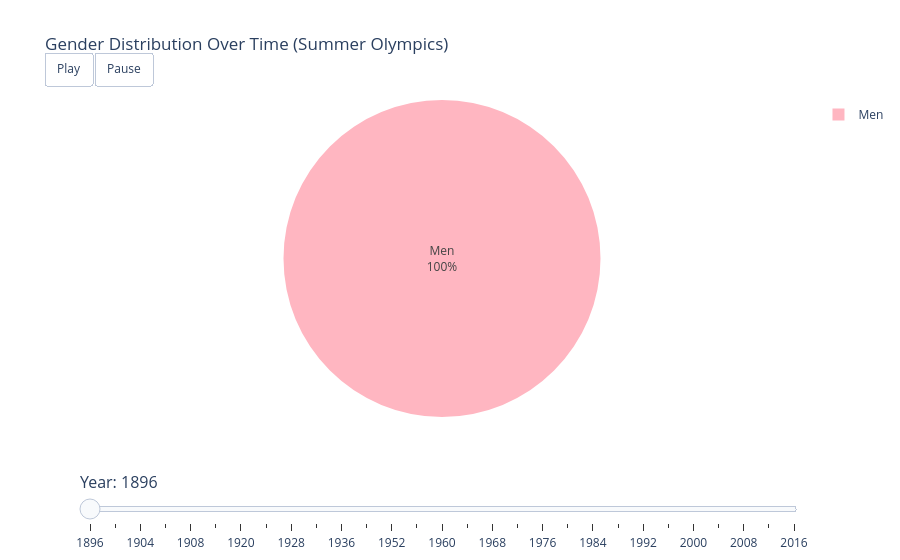
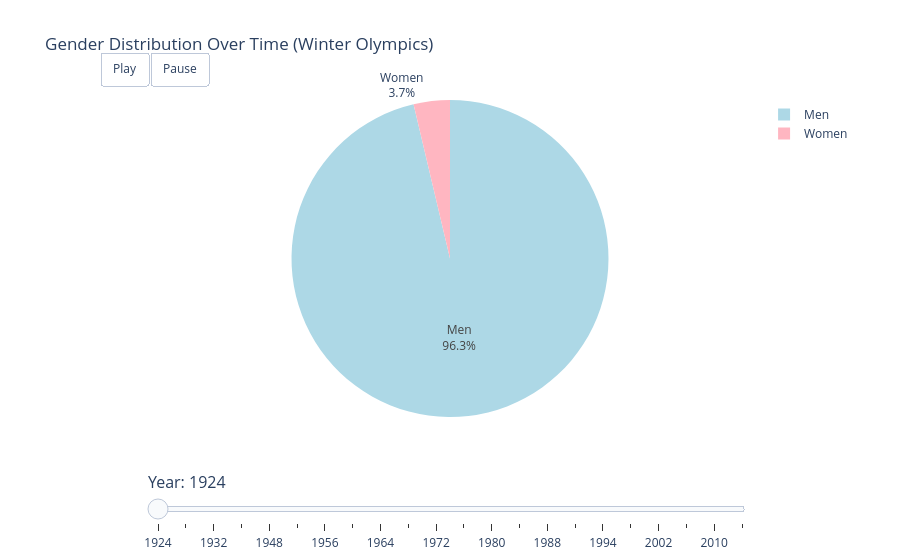

The notebook cell saved with these charts, in order:
### Code cell
fig_summer = create_gender_pie(olympics, "Summer")
fig_winter = create_gender_pie(olympics, "Winter")

fig_summer.show()
fig_winter.show()

### Figure 1 — Plotly figure (JSON) as saved in the notebook; plotly's stock layout.template omitted (floating-point values rounded to 4 significant figures)
{"data": [{"labels": ["Men"], "marker": {"colors": ["#FFB6C1", "#ADD8E6"]}, "textinfo": "percent+label", "type": "pie", "values": [380]}], "layout": {"sliders": [{"active": 0, "currentvalue": {"font": {"size": 16}, "prefix": "Year: "}, "pad": {"t": 50}, "steps": [{"args": [["1896"], {"frame": {"duration": 700, "redraw": true}, "mode": "immediate", "transition": {"duration": 400}}], "label": "1896", "method": "animate"}, {"args": [["1900"], {"frame": {"duration": 700, "redraw": true}, "mode": "immediate", "transition": {"duration": 400}}], "label": "1900", "method": "animate"}, {"args": [["1904"], {"frame": {"duration": 700, "redraw": true}, "mode": "immediate", "transition": {"duration": 400}}], "label": "1904", "method": "animate"}, {"args": [["1906"], {"frame": {"duration": 700, "redraw": true}, "mode": "immediate", "transition": {"duration": 400}}], "label": "1906", "method": "animate"}, {"args": [["1908"], {"frame": {"duration": 700, "redraw": true}, "mode": "immediate", "transition": {"duration": 400}}], "label": "1908", "method": "animate"}, {"args": [["1912"], {"frame": {"duration": 700, "redraw": true}, "mode": "immediate", "transition": {"duration": 400}}], "label": "1912", "method": "animate"}, {"args": [["1920"], {"frame": {"duration": 700, "redraw": true}, "mode": "immediate", "transition": {"duration": 400}}], "label": "1920", "method": "animate"}, {"args": [["1924"], {"frame": {"duration": 700, "redraw": true}, "mode": "immediate", "transition": {"duration": 400}}], "label": "1924", "method": "animate"}, {"args": [["1928"], {"frame": {"duration": 700, "redraw": true}, "mode": "immediate", "transition": {"duration": 400}}], "label": "1928", "method": "animate"}, {"args": [["1932"], {"frame": {"duration": 700, "redraw": true}, "mode": "immediate", "transition": {"duration": 400}}], "label": "1932", "method": "animate"}, {"args": [["1936"], {"frame": {"duration": 700, "redraw": true}, "mode": "immediate", "transition": {"duration": 400}}], "label": "1936", "method": "animate"}, {"args": [["1948"], {"frame": {"duration": 700, "redraw": true}, "mode": "immediate", "transition": {"duration": 400}}], "label": "1948", "method": "animate"}, {"args": [["1952"], {"frame": {"duration": 700, "redraw": true}, "mode": "immediate", "transition": {"duration": 400}}], "label": "1952", "method": "animate"}, {"args": [["1956"], {"frame": {"duration": 700, "redraw": true}, "mode": "immediate", "transition": {"duration": 400}}], "label": "1956", "method": "animate"}, {"args": [["1960"], {"frame": {"duration": 700, "redraw": true}, "mode": "immediate", "transition": {"duration": 400}}], "label": "1960", "method": "animate"}, {"args": [["1964"], {"frame": {"duration": 700, "redraw": true}, "mode": "immediate", "transition": {"duration": 400}}], "label": "1964", "method": "animate"}, {"args": [["1968"], {"frame": {"duration": 700, "redraw": true}, "mode": "immediate", "transition": {"duration": 400}}], "label": "1968", "method": "animate"}, {"args": [["1972"], {"frame": {"duration": 700, "redraw": true}, "mode": "immediate", "transition": {"duration": 400}}], "label": "1972", "method": "animate"}, {"args": [["1976"], {"frame": {"duration": 700, "redraw": true}, "mode": "immediate", "transition": {"duration": 400}}], "label": "1976", "method": "animate"}, {"args": [["1980"], {"frame": {"duration": 700, "redraw": true}, "mode": "immediate", "transition": {"duration": 400}}], "label": "1980", "method": "animate"}, {"args": [["1984"], {"frame": {"duration": 700, "redraw": true}, "mode": "immediate", "transition": {"duration": 400}}], "label": "1984", "method": "animate"}, {"args": [["1988"], {"frame": {"duration": 700, "redraw": true}, "mode": "immediate", "transition": {"duration": 400}}], "label": "1988", "method": "animate"}, {"args": [["1992"], {"frame": {"duration": 700, "redraw": true}, "mode": "immediate", "transition": {"duration": 400}}], "label": "1992", "method": "animate"}, {"args": [["1996"], {"frame": {"duration": 700, "redraw": true}, "mode": "immediate", "transition": {"duration": 400}}], "label": "1996", "method": "animate"}, {"args": [["2000"], {"frame": {"duration": 700, "redraw": true}, "mode": "immediate", "transition": {"duration": 400}}], "label": "2000", "method": "animate"}, {"args": [["2004"], {"frame": {"duration": 700, "redraw": true}, "mode": "immediate", "transition": {"duration": 400}}], "label": "2004", "method": "animate"}, {"args": [["2008"], {"frame": {"duration": 700, "redraw": true}, "mode": "immediate", "transition": {"duration": 400}}], "label": "2008", "method": "animate"}, {"args": [["2012"], {"frame": {"duration": 700, "redraw": true}, "mode": "immediate", "transition": {"duration": 400}}], "label": "2012", "method": "animate"}, {"args": [["2016"], {"frame": {"duration": 700, "redraw": true}, "mode": "immediate", "transition": {"duration": 400}}], "label": "2016", "method": "animate"}]}], "title": {"text": "Gender Distribution Over Time (Summer Olympics)"}, "updatemenus": [{"buttons": [{"args": [null, {"frame": {"duration": 700, "redraw": true}, "fromcurrent": true, "transition": {"duration": 400}}], "label": "Play", "method": "animate"}, {"args": [[null], {"frame": {"duration": 0, "redraw": false}, "mode": "immediate", "transition": {"duration": 0}}], "label": "Pause", "method": "animate"}], "direction": "left", "showactive": false, "type": "buttons", "x": 0.1, "y": 1.15}]}}

### Figure 2 — Plotly figure (JSON) as saved in the notebook; plotly's stock layout.template omitted (floating-point values rounded to 4 significant figures)
{"data": [{"labels": ["Women", "Men"], "marker": {"colors": ["#FFB6C1", "#ADD8E6"]}, "textinfo": "percent+label", "type": "pie", "values": [17, 443]}], "layout": {"sliders": [{"active": 0, "currentvalue": {"font": {"size": 16}, "prefix": "Year: "}, "pad": {"t": 50}, "steps": [{"args": [["1924"], {"frame": {"duration": 700, "redraw": true}, "mode": "immediate", "transition": {"duration": 400}}], "label": "1924", "method": "animate"}, {"args": [["1928"], {"frame": {"duration": 700, "redraw": true}, "mode": "immediate", "transition": {"duration": 400}}], "label": "1928", "method": "animate"}, {"args": [["1932"], {"frame": {"duration": 700, "redraw": true}, "mode": "immediate", "transition": {"duration": 400}}], "label": "1932", "method": "animate"}, {"args": [["1936"], {"frame": {"duration": 700, "redraw": true}, "mode": "immediate", "transition": {"duration": 400}}], "label": "1936", "method": "animate"}, {"args": [["1948"], {"frame": {"duration": 700, "redraw": true}, "mode": "immediate", "transition": {"duration": 400}}], "label": "1948", "method": "animate"}, {"args": [["1952"], {"frame": {"duration": 700, "redraw": true}, "mode": "immediate", "transition": {"duration": 400}}], "label": "1952", "method": "animate"}, {"args": [["1956"], {"frame": {"duration": 700, "redraw": true}, "mode": "immediate", "transition": {"duration": 400}}], "label": "1956", "method": "animate"}, {"args": [["1960"], {"frame": {"duration": 700, "redraw": true}, "mode": "immediate", "transition": {"duration": 400}}], "label": "1960", "method": "animate"}, {"args": [["1964"], {"frame": {"duration": 700, "redraw": true}, "mode": "immediate", "transition": {"duration": 400}}], "label": "1964", "method": "animate"}, {"args": [["1968"], {"frame": {"duration": 700, "redraw": true}, "mode": "immediate", "transition": {"duration": 400}}], "label": "1968", "method": "animate"}, {"args": [["1972"], {"frame": {"duration": 700, "redraw": true}, "mode": "immediate", "transition": {"duration": 400}}], "label": "1972", "method": "animate"}, {"args": [["1976"], {"frame": {"duration": 700, "redraw": true}, "mode": "immediate", "transition": {"duration": 400}}], "label": "1976", "method": "animate"}, {"args": [["1980"], {"frame": {"duration": 700, "redraw": true}, "mode": "immediate", "transition": {"duration": 400}}], "label": "1980", "method": "animate"}, {"args": [["1984"], {"frame": {"duration": 700, "redraw": true}, "mode": "immediate", "transition": {"duration": 400}}], "label": "1984", "method": "animate"}, {"args": [["1988"], {"frame": {"duration": 700, "redraw": true}, "mode": "immediate", "transition": {"duration": 400}}], "label": "1988", "method": "animate"}, {"args": [["1992"], {"frame": {"duration": 700, "redraw": true}, "mode": "immediate", "transition": {"duration": 400}}], "label": "1992", "method": "animate"}, {"args": [["1994"], {"frame": {"duration": 700, "redraw": true}, "mode": "immediate", "transition": {"duration": 400}}], "label": "1994", "method": "animate"}, {"args": [["1998"], {"frame": {"duration": 700, "redraw": true}, "mode": "immediate", "transition": {"duration": 400}}], "label": "1998", "method": "animate"}, {"args": [["2002"], {"frame": {"duration": 700, "redraw": true}, "mode": "immediate", "transition": {"duration": 400}}], "label": "2002", "method": "animate"}, {"args": [["2006"], {"frame": {"duration": 700, "redraw": true}, "mode": "immediate", "transition": {"duration": 400}}], "label": "2006", "method": "animate"}, {"args": [["2010"], {"frame": {"duration": 700, "redraw": true}, "mode": "immediate", "transition": {"duration": 400}}], "label": "2010", "method": "animate"}, {"args": [["2014"], {"frame": {"duration": 700, "redraw": true}, "mode": "immediate", "transition": {"duration": 400}}], "label": "2014", "method": "animate"}]}], "title": {"text": "Gender Distribution Over Time (Winter Olympics)"}, "updatemenus": [{"buttons": [{"args": [null, {"frame": {"duration": 700, "redraw": true}, "fromcurrent": true, "transition": {"duration": 400}}], "label": "Play", "method": "animate"}, {"args": [[null], {"frame": {"duration": 0, "redraw": false}, "mode": "immediate", "transition": {"duration": 0}}], "label": "Pause", "method": "animate"}], "direction": "left", "showactive": false, "type": "buttons", "x": 0.1, "y": 1.15}]}}
